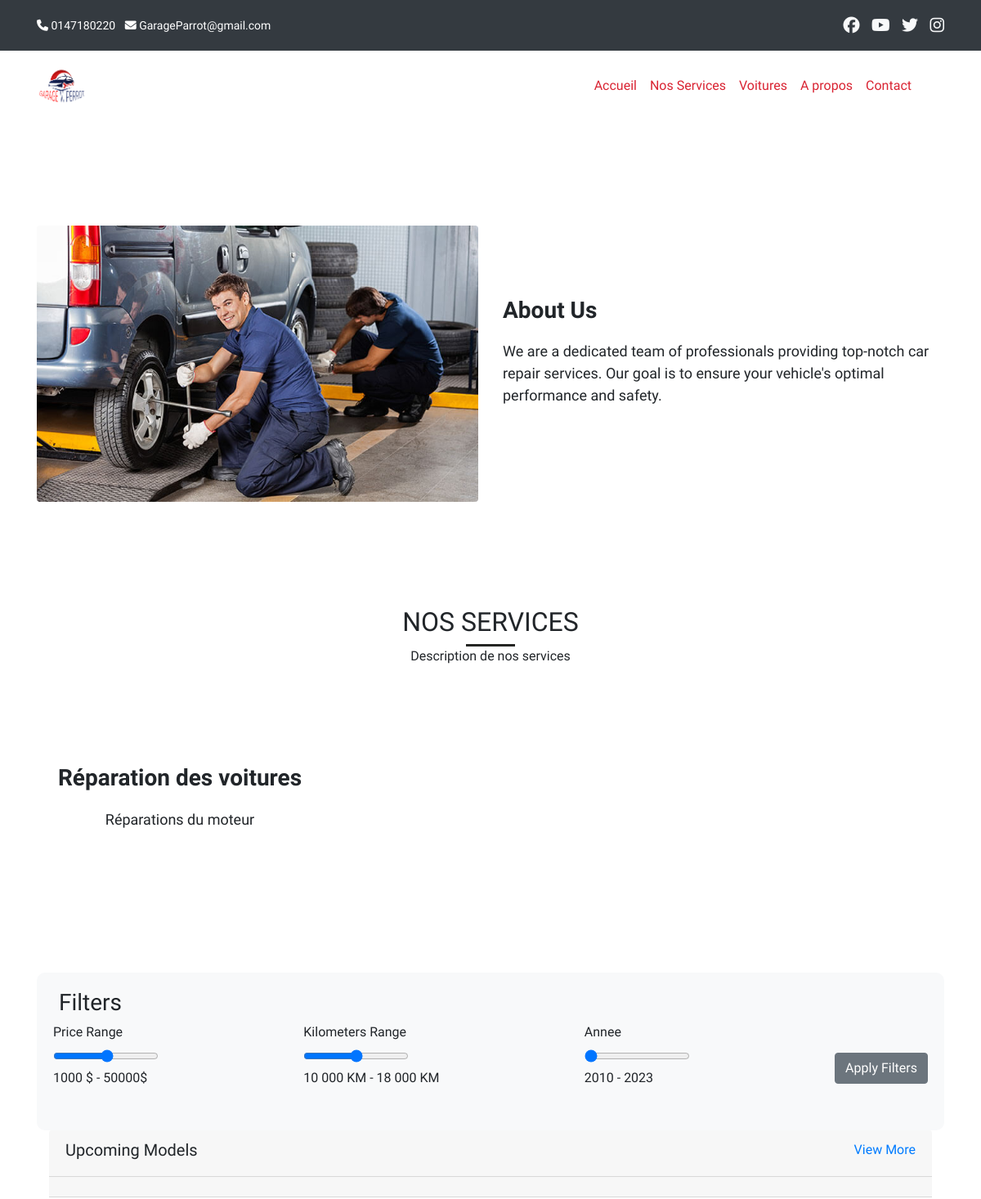
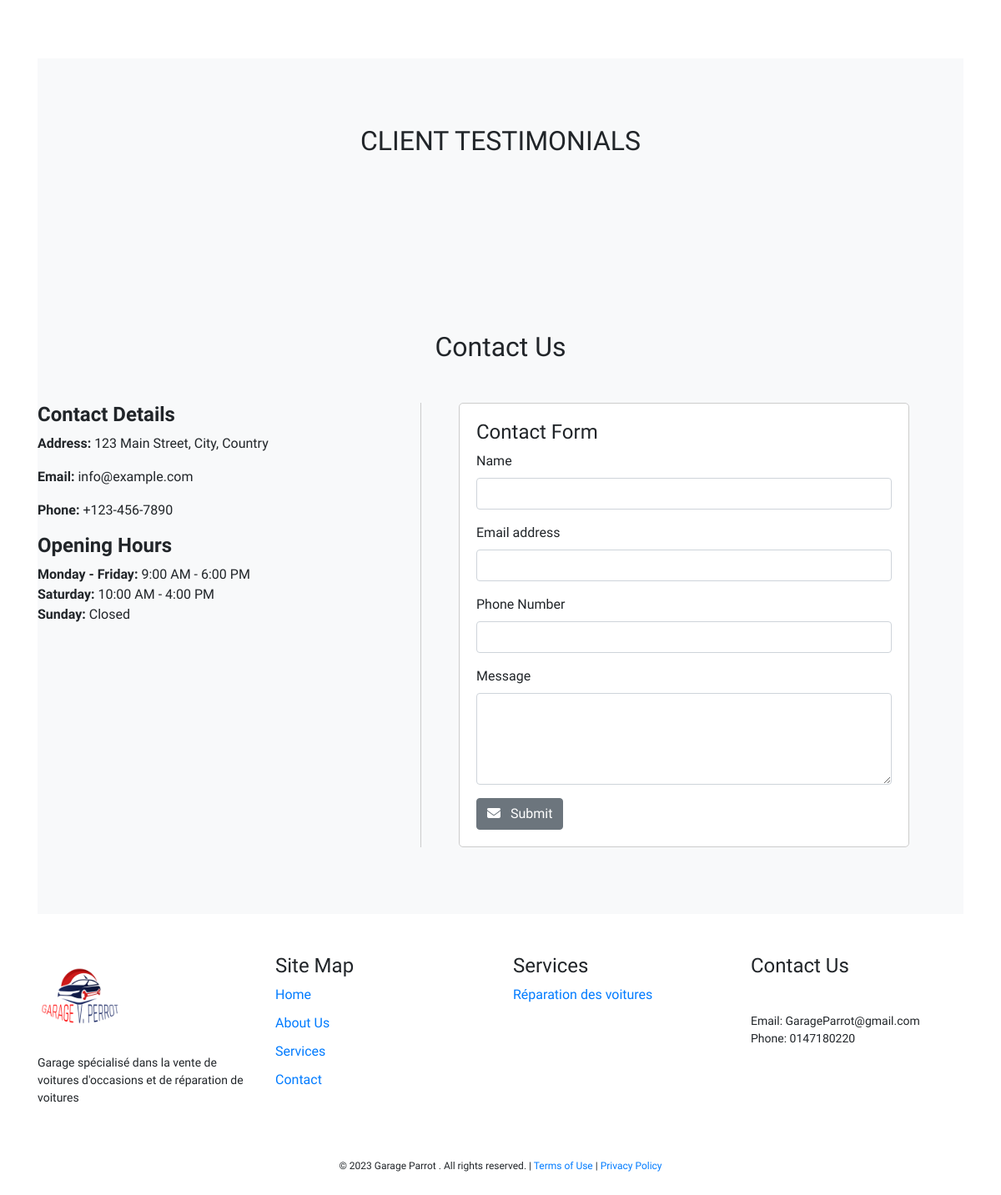
The page / on the database its author committed (2 pictures, top to bottom).
### site_client/models.py (models this page shows, shortened)
class SiteInfo(models.Model):
    nom_site = models.CharField(max_length=100)
    logo = models.ImageField(upload_to='logos/')
    address = models.CharField(max_length=200)
    email = models.EmailField()
    description = models.TextField()
    numero_telephone = models.CharField(max_length=20)
    objects = SiteInfoManager()
    class Meta:
        verbose_name = 'Site Information'
        verbose_name_plural = 'Site Information'

class Service(models.Model):
    nom_service = models.CharField(max_length=255)
    description = models.TextField()
    icon_service = models.CharField(max_length=255)

### site_client/views.py (the view)
# urls.py: path('', page_accueil)
def page_accueil(request):
    service = Service.objects.all()[:6]
    testimonial = Testimonial.objects.all()
    slider = Slider.objects.all()
    car = Car.objects.all()
    params ={
        'services':service,
        'testimonials':testimonial,
        'slider':slider,
        'cars':car,
    }
    return render(request,'site_client/index.html', params)

### site_client/context_processors.py (called while the page is built)
def site_info(request):
    site_info = SiteInfo.objects.get_singleton()
    return {'site_info': site_info}

### site_client/models.py (called while the page is built)
    def get_singleton(self):
        return self.first()

### site_client/templates/site_client/index.html (shortened to what this page needs)
{% extends 'site_client/bin/base.html' %}
{% load static %}
{% block main %}
<div id="carouselExample" class="carousel slide" data-bs-ride="carousel">
  <a class="carousel-control-prev" href="#carouselExample" role="button" data-bs-slide="prev">
    <span class="carousel-control-prev-icon" aria-hidden="true"></span>
    <span class="visually-hidden">Précédent</span>
  </a>
  <a class="carousel-control-next" href="#carouselExample" role="button" data-bs-slide="next">
    <span class="carousel-control-next-icon" aria-hidden="true"></span>
    <span class="visually-hidden">Suivant</span>
  </a>
</div>
    <div class="container my-5">
        <div class="row">
          <div class="col-lg-12">
            <div class="about-section">
              <div class="about-content">
                <div class="about-image">
                  <img src="{% static 'img/about.jpg'%}" alt="About Image" class="img-fluid rounded">
                </div>
                <div class="about-text">
                  <h2>About Us</h2>
                  <p>We are a dedicated team of professionals providing top-notch car repair services. Our goal is to ensure your vehicle's optimal performance and safety.</p>
                </div>
              </div>
            </div>
          </div>
        </div>
      </div>
      <div class="container my-3">
        <h2 class="text-center text-uppercase">Nos Services </h2>
        <div class="service-divider"></div>
         <p class="text-center"> Description de nos services </p>
        <div class="row">
          {% for service in services %}
          <div class="col-lg-4 mb-3">
            <div class="service-card rounded" onclick="location.href='#';">
              <div class="service-section text-center">
                <h2 class="service-title">{{service.nom_service}}</h2>
                <p class="service-description">{{service.description}}</p>
              </div>
            </div>
          </div>
          {% endfor %}
          </div>
      </div>
      <div class="container my-5">
        <div class="row">
          <div class="col-lg-12">
            <div class="filter-form">
              <h3> Filters</h3>
              <form class="d-flex justify-content-between align-items-center">
                <div class="mb-3">
                  <label for="priceRange" class="form-label">Price Range</label><br>
                  <input type="range" class="form-range" min="1000" max="50000" step="1000" id="priceRange">
                  <p>1000 $ - 50000$ </p>
                </div>
                <div class="mb-3">
                  <label for="kmRange" class="form-label">Kilometers Range</label><br>
                  <input type="range" class="form-range" min="0" max="100000" step="1000" id="kmRange">
                  <p> 10 000 KM - 18 000 KM</p>
                </div>
                <div class="mb-3">
                    <label for="kmRange" class="form-label">Annee </label><br>
                    <input type="range" class="form-range" min="1990" max="2023" step="2019" id="kmRange">
                    <p> 2010 - 2023 </p>
                  </div>
                <button type="submit" class="btn btn-secondary">Apply Filters</button>
              </form>
            </div>
          </div>
        </div>
        <div class="row">
          <div class="container">
            <div class="col-lg-12">
                <div class="card-transparent bg-white rounded mb-4">
                    <div class="card-header">
                        <div class="d-flex justify-content-between">
                            <h5 class="heading-title">Upcoming Models</h5>
                            <span class="text-primary"> View More</span>
                        </div>
                    </div>
                    <div class="container card-header swiper-container d-slider2">
                    </div>
                </div>
            </div>
        </div>
        </div>
        </div>
      <div class="container">
        <div class="row">
          <div class="col-lg-12">
            <div class="testimonial-section">
              <h2 class="text-center mb-5 text-uppercase">Client Testimonials</h2>
            </div>
          </div>
        </div>
      </div>
      <div class="container">
        <div class="contact-section">
            <h2 class="text-center mb-5">Contact Us</h2>
        <div class="row">
          <div class="col-md-5 contact-details">
            <h4>Contact Details</h4>
            <p><strong>Address:</strong> 123 Main Street, City, Country</p>
            <p><strong>Email:</strong> info@example.com</p>
            <p><strong>Phone:</strong> +123-456-7890</p>
            <h4>Opening Hours</h4>
            <ul class="list-unstyled">
              <li><strong>Monday - Friday:</strong> 9:00 AM - 6:00 PM</li>
              <li><strong>Saturday:</strong> 10:00 AM - 4:00 PM</li>
              <li><strong>Sunday:</strong> Closed</li>
            </ul>
          </div>
          <div class="col-md-6">
              <div class="contact-form">
                <h4>Contact Form</h4>
                <form>
                  <div class="mb-3">
                    <label for="name" class="form-label">Name</label>
                    <input type="text" class="form-control" id="name" required>
                  </div>
                  <div class="mb-3">
                    <label for="email" class="form-label">Email address</label>
                    <input type="email" class="form-control" id="email" required>
                  </div>
                  <div class="mb-3">
                    <label for="number" class="form-label">Phone Number</label>
                    <input type="tel" class="form-control" id="number" required>
                  </div>
                  <div class="mb-3">
                    <label for="message" class="form-label">Message</label>
                    <textarea class="form-control" id="message" rows="4" required></textarea>
                  </div>
                  <button type="submit" class="btn btn-secondary"> <i class="fa fa-envelope mr-2" aria-hidden="true"></i> Submit</button>
                </form>
              </div>
            </div>
          </div>
        </div>
      </div>
  {% endblock %}

### site_client/templates/site_client/bin/base.html (shortened to what this page needs)
<!DOCTYPE html>
<html lang="en">
{% load static %}
  <head>
    <link rel="stylesheet" href="{% static 'css/bootstrap.min.css' %}">
    <link rel="stylesheet" href="https://cdnjs.cloudflare.com/ajax/libs/font-awesome/6.4.2/css/all.min.css" />
    <link
    rel="stylesheet"
    href="{% static 'css/styles.css' %}"
  />
  </head>
  <body>
    <nav class="top-navbar  navbar-expand-md py-2 bg-dark">
      <div class="container d-flex justify-content-between align-items-center py-2">
        <div class="contact-info">
          <span><i class="fas fa-phone"></i> {{site_info.numero_telephone}}</span>
          <span class="mx-2"><i class="fas fa-envelope"></i> {{site_info.email}}</span>
        </div>
        <div class="social-icons">
          <a href="#"><i class="fab fa-facebook text-light"></i></a>
          <a href="#"><i class="fab fa-youtube text-light"></i></a>
          <a href="#"><i class="fab fa-twitter text-light"></i></a>
          <a href="#"><i class="fab fa-instagram text-light"></i></a>
        </div>
      </div>
    </nav>
    <nav class="navbar navbar-expand-md navbar-dark">
      <div class="container">
        <a class="navbar-brand" href="#"><img src="{{site_info.logo.url}}" alt="Logo" class="logo-image"></a>
        <div class="collapse navbar-collapse" id="navbarNav">
          <ul class="navbar-nav ml-auto">
            <li class="nav-item active">
              <a class="nav-link" href="#" style="color:#d92332;" class="active">Accueil</a>
            </li>
            <li class="nav-item">
              <a class="nav-link" href="#" style="color:#d92332;">Nos Services</a>
            </li>
            <li class="nav-item">
              <a class="nav-link" href="#" style="color:#d92332;">Voitures</a>
            </li>
            <li class="nav-item">
              <a class="nav-link" href="#" style="color:#d92332;">A propos</a>
            </li>
            <li class="nav-item">
              <a class="nav-link" href="#" style="color:#d92332;">Contact</a>
            </li>
            <li class="nav-item">
              <a class="nav-link" href="#" style="color:#d92332;"><i class="fas fa-search" style="color: white; font-size: 16px;"></i></a>
            </li>
          </ul>
        </div>
      </div>
    </nav>
{% block main %} {% endblock %}
<footer class="footer py-5">
    <div class="container">
      <div class="row">
        <div class="col-md-3">
          <img src="{{site_info.logo.url}}" alt="Logo" class="footer-logo">
          <p class="footer-info">{{site_info.description}}</p>
        </div>
        <div class="col-md-3">
          <h4>Site Map</h4>
          <ul class="footer-links">
            <li><a href="#">Home</a></li>
            <li><a href="#">About Us</a></li>
            <li><a href="#">Services</a></li>
            <li><a href="#">Contact</a></li>
          </ul>
        </div>
        <div class="col-md-3">
          <h4>Services</h4>
          <ul class="footer-links">
            {% for service in services %}
            <li><a href="#">{{service.nom_service}}</a></li>
            {% endfor %}
          </ul>
        </div>
        <div class="col-md-3">
          <h4>Contact Us</h4>
          <p class="footer-address">
            {{site_info.adress}}<br>
            Email: {{site_info.email}}<br>
            Phone: {{site_info.numero_telephone}}
          </p>
        </div>
      </div>
    </div>
    <div class="row">
        <div class="col-md-12 text-center">
          <ul class="social-icons">
            <li><a href="#"><i class="fab fa-facebook"></i></a></li>
            <li><a href="#"><i class="fab fa-youtube"></i></a></li>
            <li><a href="#"><i class="fab fa-twitter"></i></a></li>
            <li><a href="#"><i class="fab fa-instagram"></i></a></li>
          </ul>
          <p class="terms-policy">
            &copy; 2023 {{site_info.nom_site}} . All rights reserved. | <a href="#">Terms of Use</a> | <a href="#">Privacy Policy</a>
          </p>
        </div>
      </div>
  </footer>
  </body>
  </html>

### site_client/static/css/styles.css (style rules this page uses)
* { font-family: 'Rajdhani', sans-serif; }
.top-navbar { color:white; }
.contact-info { font-size: 14px; margin-right: 15px; }
.social-icons { font-size:18px; margin-left:20px; }
.social-icons i { margin-left:10px; }
.navbar { background-color:white !important; color:#d92332 !important; }
.logo-image { max-height: 60px; }
.navbar-nav .nav-link { color: white; }
.about-section { padding: 80px 0; }
.about-content { display: flex; align-items: center; justify-content: space-between; }
.about-image { flex: 1; max-width: 50%; }
.about-text { flex: 1; padding-left: 30px; }
.about-text h2 { font-size: 28px; font-weight: bold; margin-bottom: 20px; }
.about-text p { font-size: 18px; margin-bottom: 30px; }
.service-section { padding: 80px 0; }
.service-title { font-size: 28px; font-weight: bold; margin-bottom: 20px; }
.service-description { font-size: 18px; margin-bottom: 30px; }
.service-divider { width: 60px; height: 3px; background-color: #252624; margin: 0 auto; }
.service-card { border: none; cursor: pointer; transition: box-shadow 0.3s; }
.contact-section { background-color: #f8f9fa; padding: 80px 0; }
.contact-details { border-right: 1px solid #ccc; padding-right: 30px; margin-right: 30px; }
.contact-details h4 { font-weight: bold; margin-top: 0; }
.contact-form { padding: 20px; border: 1px solid #ccc; border-radius: 5px; background-color: #fff; }
.filter-form { background-color: #f8f9fa; padding: 20px; border-radius: 10px; }
.testimonial-section { background-color: #f8f9fa; padding: 80px 0; }
.footer-logo { width: 100px; height: auto; margin-bottom: 20px; }
.footer-info { font-size: 14px; }
.footer-links { list-style: none; padding: 0; }
.footer-links li { margin-bottom: 10px; }
.footer-address { font-size: 14px; margin-top: 20px; }
.social-icons { list-style: none; padding: 0; }
.social-icons li { display: inline-block; margin-right: 10px; }
.social-icons a { color: #fff; text-decoration: none; font-size: 20px; }
.terms-policy { font-size: 12px; }

### rows shown on the page
SiteInfo: numero_telephone "0147180220", email "GarageParrot@gmail.com", logo (picture), description "Garage spécialisé dans la vente de voitures d'occasions et de réparation de voitures", nom_site "Garage Parrot"
Service: nom_service "Réparation des voitures", description "Réparations du moteur"
